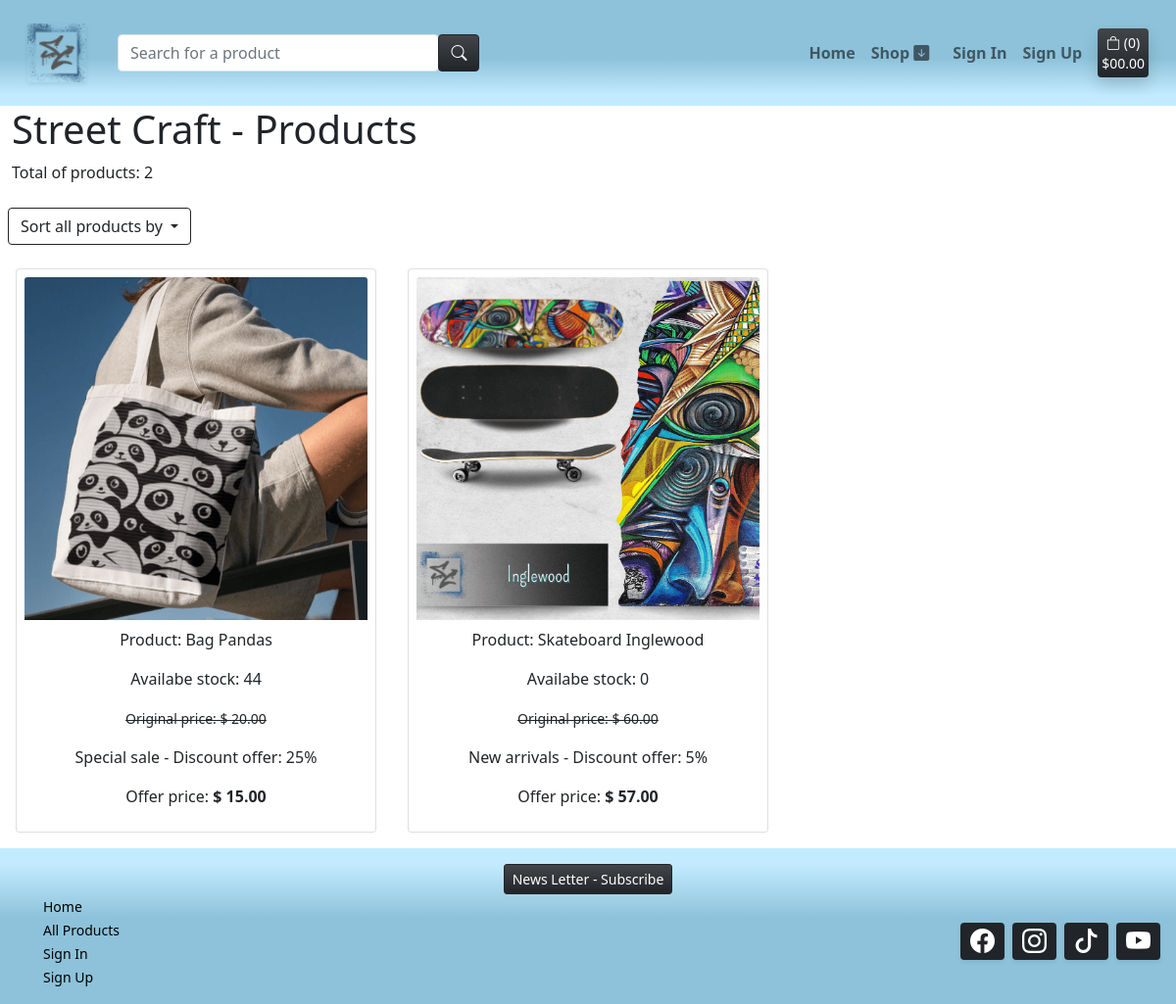
/all-products/, run on an earlier commit of the app's database.
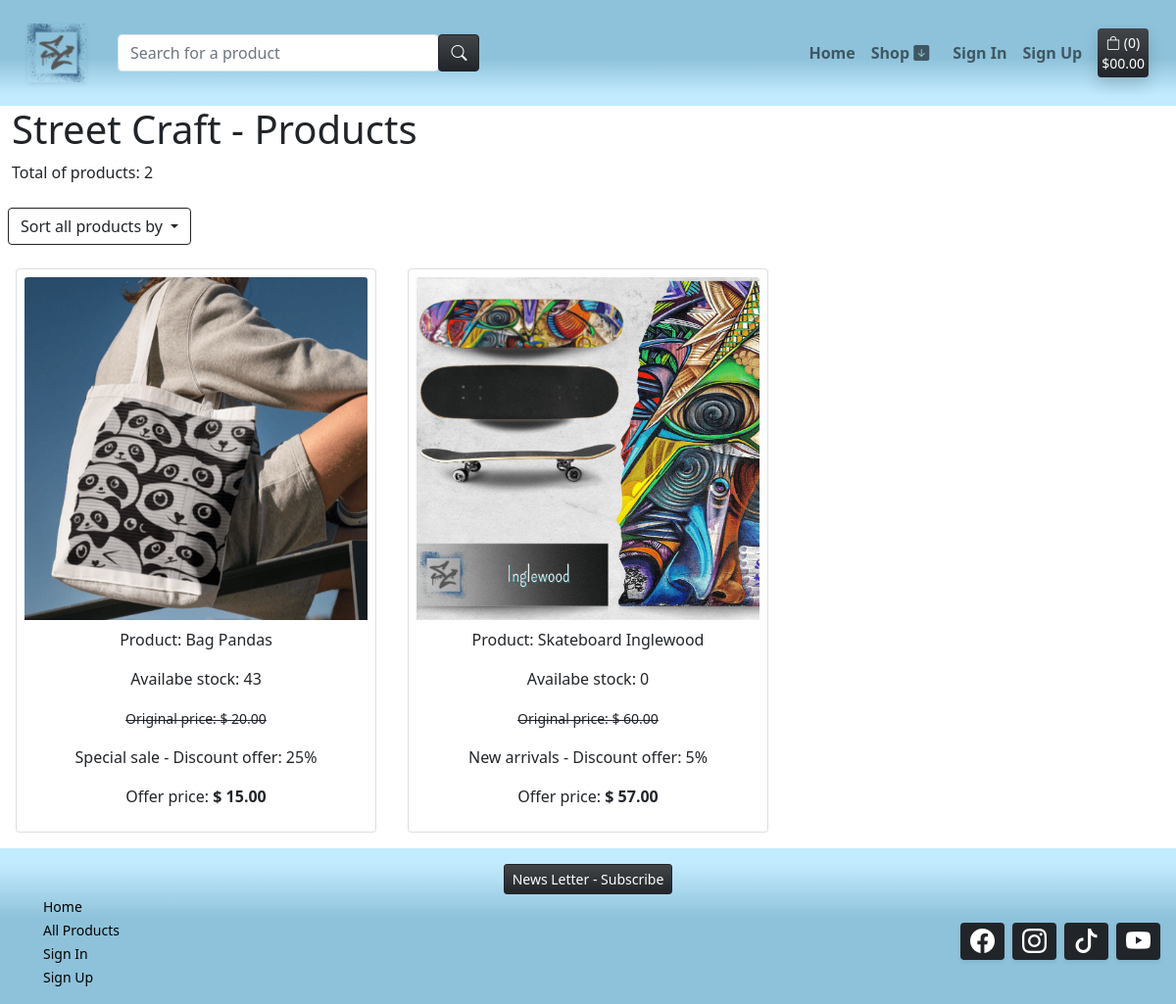
And on a later commit of the database.
### products/models.py (models this page shows, shortened)
class Product(models.Model):
    sku = models.SmallAutoField(primary_key=True)
    name = models.CharField(max_length=150, unique=True)
    release_date = models.DateTimeField(auto_now_add=True)
    category = models.ForeignKey('Category', null=True, blank=True, on_delete=models.SET_NULL)
    quantity_available = models.IntegerField(default=100,
            validators=[
            MinValueValidator(0)
        ])
    description = models.TextField()
    price = models.DecimalField(max_digits=6, decimal_places=2)
    offer = models.ForeignKey(Offer, null=True, blank=True, on_delete=models.SET_NULL)
    product_image = models.ImageField(null=True, blank=True)
    product_image_url = models.URLField(max_length=1024, null=True, blank=True)
    slug = models.SlugField(max_length=254, null=True, blank=True, unique=True)
    class Meta:
        ordering = ['-release_date']
    def cal_discount_price(self):
        return self.price - ((self.price * self.offer.offer_discount) / 100)

class Offer(models.Model):
    offer_sku = models.SmallAutoField(primary_key=True)
    offer_name = models.CharField(max_length=50,)
    offer_display = models.CharField(max_length=254, null=True, blank=True)
    offer_discount = models.IntegerField(default=0,
        validators=[
            MaxValueValidator(80),
            MinValueValidator(0)
        ])

### products/views.py (the view, shortened to what this page needs)
# urls.py: path('all-products/', views.products, name='products'),
def products(request):
    products_list = Product.objects.all()
    total_products_list = products_list.count()
    query = None
    categories = None
    offers = None
    sort = None
    direction = None
    if request.GET:
        if 'category' in request.GET:
            categories = request.GET['category'].split(',')
            products_list = products_list.filter(category__system_name__in=categories)
            categories = Category.objects.filter(system_name__in=categories)
            total_products_list = products_list.count()
    if request.GET:
        if 'offer' in request.GET:
            offers = request.GET['offer'].split(',')
            products_list = products_list.filter(offer__offer_name__in=offers)
            offers = Offer.objects.filter(offer_name__in=offers)
            total_products_list = products_list.count()
    current_sorting = f'{sort}_{direction}'
    context = {
        "products_list": products_list,
        "total_products_list": total_products_list,
        'current_categories': categories,
        'current_sorting': current_sorting
    }
    return render(request, 'products/products_all.html', context)

### templates/products/products_all.html (shortened to what this page needs)
{% extends "base.html" %}
{% load static %}
{% block content %}
<header>
    <div class="container-fluid">
        <h1>Street Craft - Products</h1>
    </div>
</header>
<div class="container-fluid">
    <p>Total of products: {{ total_products_list }}</p>
</div>
<div class="dropdown p-2">
    <a class="btn btn-outline-dark dropdown-toggle" href="#" role="button" data-bs-toggle="dropdown" aria-expanded="false">
        Sort all products by
    </a>
</div>
<div class="container-fluid">
    <div class="row">
        {% for product in products_list %}
            <div class="col-md-4 p-0">
                <div class="card m-3">
                    <div class="card-body m-1 p-1 text-center">
                        <a href="{% url 'product_details' product.slug %}">
                            <div class="image-container">
                                {% if product.product_image %}
                                <img class="card-img-top img-fluid" src="{{ product.product_image.url }}" alt="{{ product.name }}">
                                {% else %}
                                <img class="card-img-top img-fluid" src="{{ MEDIA_URL }}noimage-sc.png" alt="No image of the product">
                                {% endif %}
                            </div>
                        </a>
                        <p class="card-text mt-2">Product: {{ product.name }}</p>
                        <p class="card-text">Availabe stock: {{ product.quantity_available }}</p>
                        {% if product.offer  %}
                        <p class="card-text"><del><small>Original price: $ {{ product.price }}</small></del></p>
                        <p class="card-text">{{ product.offer.offer_display }} - Discount offer: {{ product.offer.offer_discount }}%</p>
                        <p> Offer price: <strong>$ {{ product.cal_discount_price }} </strong></p>
                        {% else %}
                        <p class="card-text">Price: $ {{ product.price }}</p>
                        {% endif %}
                    </div>
                </div>
            </div>
        {% endfor %}
    </div>
</div>
{% endblock content %}

What changed in the data, as far as the page shows it:
changed Product "Bag Pandas": quantity_available "44" → "43"
